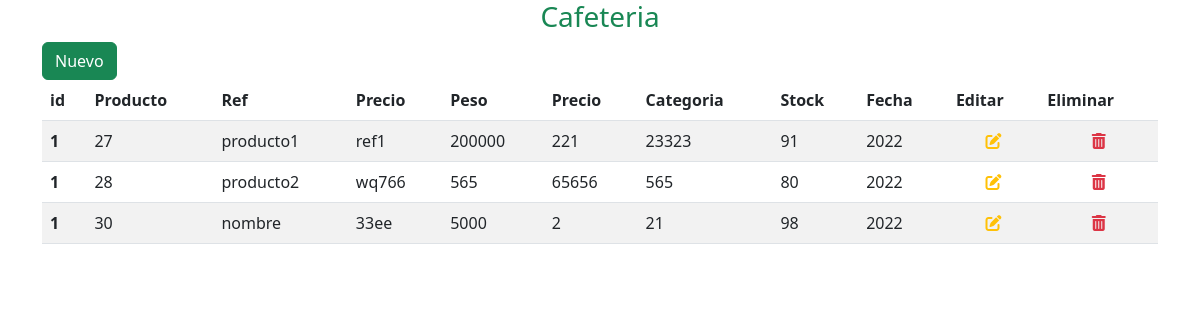
The page / on the database its author committed.
### tables this page shows
CREATE TABLE `productos` (
  `id` int(11) NOT NULL,
  `nombre` varchar(100) NOT NULL,
  `ref` varchar(100) NOT NULL,
  `precio` int(100) NOT NULL,
  `peso` int(100) NOT NULL,
  `cat` varchar(100) NOT NULL,
  `stock` int(100) NOT NULL,
  `fecha` varchar(100) NOT NULL
);

### index.php (the view, shortened to what this page needs)
<?php
include "view/head.php";
include("model/conexion.php");
?>
    <div class="container">
        <div class="row">
            <h3 class="text-center text-success">Cafeteria</h3>
            <div class="float-right"><a href="nuevoProducto.php" class="btn btn-success float-right"> Nuevo </a></div>
      <div class="col-lg-12 col-md-12 col-sm-12">
        <table class="table table-striped">
         <thead>
           <tr>
             <th scope="col">id</th>
             <th scope="col">Producto</th>
             <th scope="col">Ref</th>
             <th scope="col">Precio</th>
             <th scope="col">Peso</th>
             <th scope="col">Precio</th>
             <th scope="col">Categoria</th>
             <th scope="col">Stock</th>
             <th scope="col">Fecha</th>
             <th scope="col">Editar</th>
             <th scope="col">Eliminar</th>
           </tr>
         </thead>
         <tbody>
            <?php
            $sql= $con->query("select * from productos");
            while($data = $sql->fetch_object()){ ?>
          <tr>
             <th scope="row">1</th>
             <td><?= $data->id     ?></td>
             <td><?= $data->nombre ?></td>
             <td><?= $data->ref    ?></td>
             <td><?= $data->precio ?></td>
             <td><?= $data->peso   ?></td>
             <td><?= $data->cat    ?></td>
             <td><?= $data->stock  ?></td>
             <td><?= $data->fecha  ?></td>
             <td class="text-center">
              <a href="editarProducto.php?id=<?= $data->id ?>"><i class="fa-solid fa-pen-to-square  text-warning" ></i></a>
            </td>
             <td class="text-center">
               <a href="index.php?id=<?= $data->id ?>"> <i class="fa-solid fa-trash-can text-danger"></i></a>
            </td>
           </tr>
         <?php } ?>
         </tbody>
       </table>
      </div>
     </div>
    </div>
<?php include "view/footer.php"; ?>

### rows shown on the page
productos: id "27", nombre "producto1", ref "ref1", precio "200000", peso "221", cat "23323", stock "91", fecha "2022"
productos: id "28", nombre "producto2", ref "wq766", precio "565", peso "65656", cat "565", stock "80", fecha "2022"
productos: id "30", nombre "nombre", ref "33ee", precio "5000", peso "2", cat "21", stock "98", fecha "2022"
